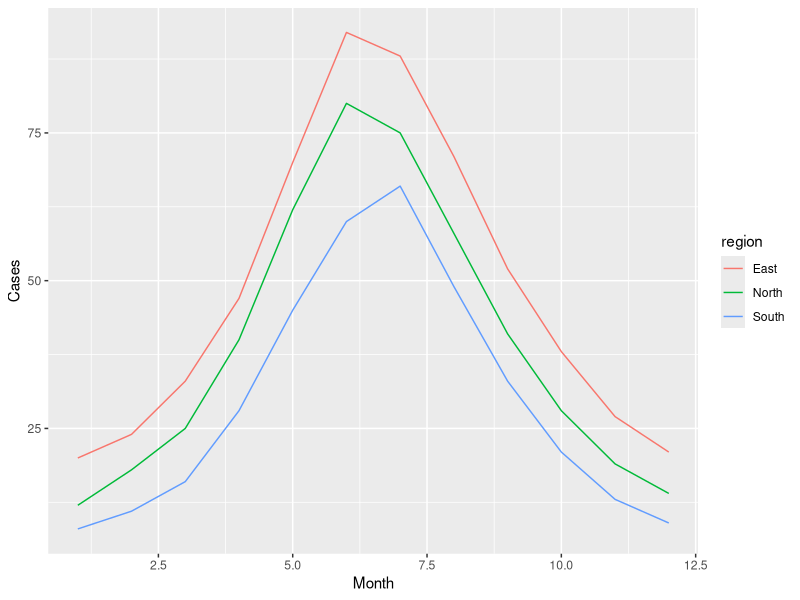

Write the R code that produced this figure.
## ---- chunk 1
#| label: setup
#| include: false

# include: false -> this chunk runs, but neither the code nor its output
# appears in the rendered report.

library(readr)
library(dplyr)
library(ggplot2)
library(knitr)

cases <- read_csv("../data/cases.csv", show_col_types = FALSE)
## ---- chunk 2
#| label: fig-cases
#| fig-cap: "Monthly reported malaria cases by region."
#| echo: false
#| warning: false
#| fig-width: 8
#| fig-height: 4

ggplot(cases, aes(month, n, colour = region)) +
  geom_line() +
  labs(x = "Month", y = "Cases")
## ---- chunk 3
#| label: tbl-summary
#| tbl-cap: "Total and mean monthly cases by region."
#| echo: false

cases |>
  group_by(region) |>
  summarise(total = sum(n), mean = round(mean(n), 1)) |>
  kable()
